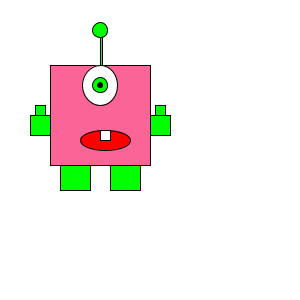
Frame 1 (no input)
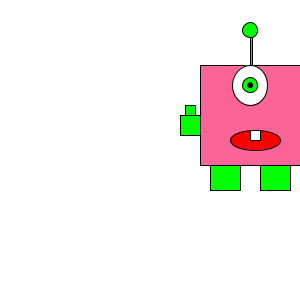
Frame 60 (the mouse pressed at the canvas centre just before this capture)
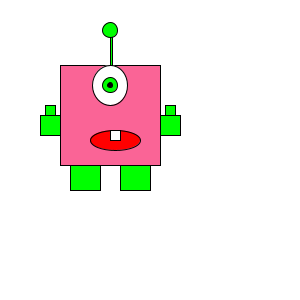
Frame 120 (the mouse held since frame 60 and released just before this capture)

The Processing sketch that drew these frames (run headless with seeded random() and noise(); from frame 60 on, the mouse is pressed at the canvas centre):

// Processing sketch: processing_132368
// ── processing_132368.pde

int monsterX;
int monsterY;
int richting;
int teller;
 
boolean test;
 
void setup() {
  size(300, 300);
  monsterX=100;
  monsterY=100;
  richting=10;
  teller=1;
  test=true;
}
 
void draw() {
  //lijf
  background(255);
   
  if (test == true ){ fill(0, 255, 0);}
  if (test == false){ fill(250,100,150); }
 
  rect(monsterX-40,monsterY+65,30,25);
  rect(monsterX+10,monsterY+65,30,25);
   
  //gezicht
    if (test == true ){ fill(250,100,150);}
  if (test == false){ fill(0,0,255); }
  rect(monsterX-50,monsterY-35,100,100);
 
 
  //oog
  fill(255);
  ellipse(monsterX, monsterY-15,35,40);
   
   //pupil
  fill(0,255,0);
  ellipse(monsterX, monsterY-15,15,15);

   
  //iris
  fill(0);
  ellipse(monsterX, monsterY-15,5,5);
 
  //mond
  fill(255,0,0);
  ellipse(monsterX+5, monsterY+40,50,20);
   
  //tand
  fill(255);
  rect(monsterX, monsterY+30,10,10);
  
  //handen
  fill(0,255,0);
  rect(monsterX-70, monsterY+15,20,20);
  rect(monsterX+50, monsterY+15,20,20);
  
  //vingers
  fill(0,255,0);
  rect(monsterX-65, monsterY+5,10,10);
  rect(monsterX+55, monsterY+5,10,10);
  
  //antenne
  fill(0,255,0);
  rect(monsterX, monsterY-65,2,30);
  ellipse(monsterX, monsterY-70,15,15);
    
   monsterX = monsterX + richting;
    
   if (monsterX > 250 || monsterX < 50){
     richting = -richting;
     teller = teller +1;
   }
    
   if (teller == 10){
     teller = 0;
     test = !test;
   }
    
   println(test);
  }
